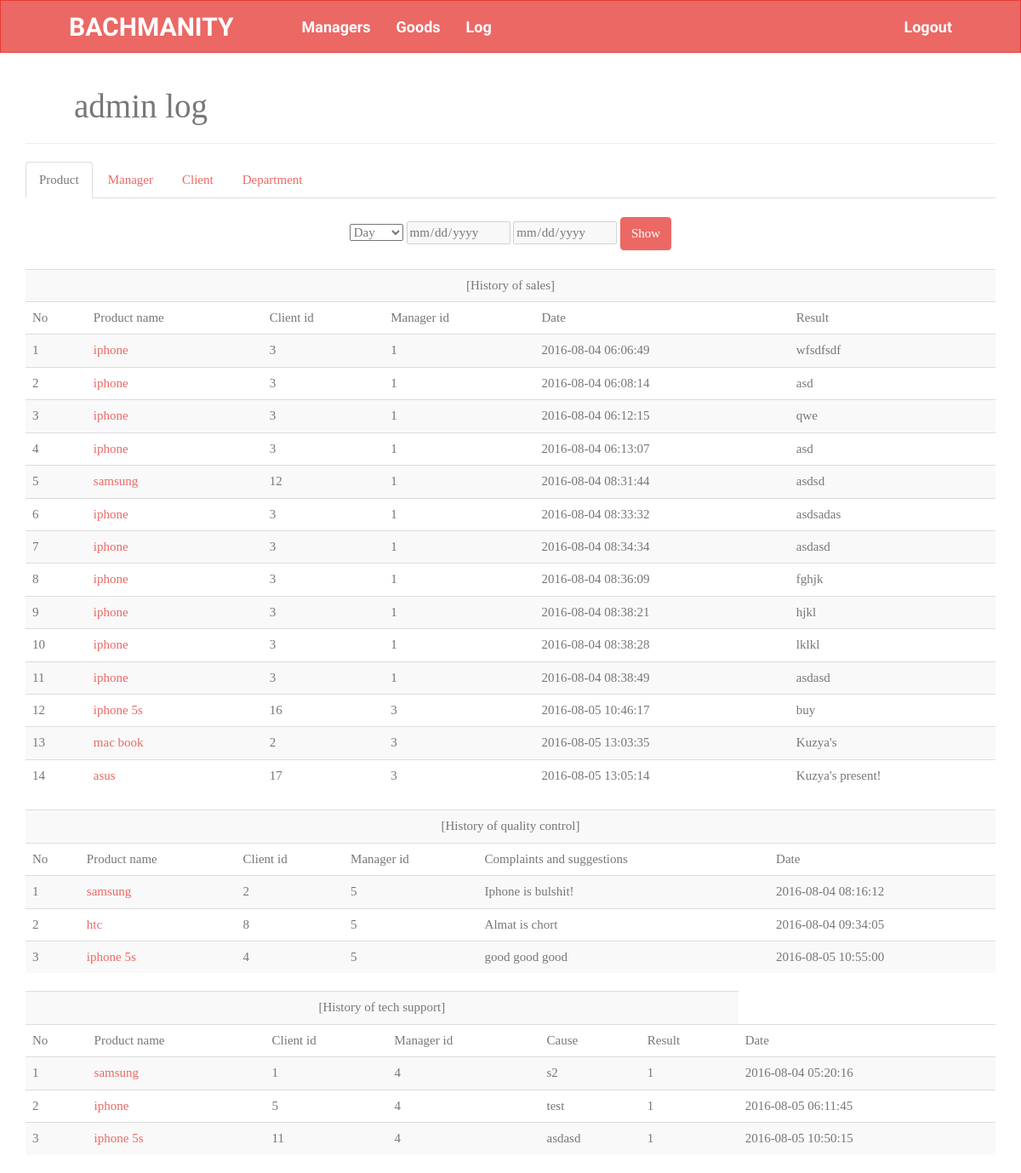
/?page=admin-log (signed in), run on the app's committed database.
### tables this page shows
CREATE TABLE IF NOT EXISTS `history_of_sales` (
  `id` int(11) NOT NULL AUTO_INCREMENT,
  `client_id` int(11) NOT NULL,
  `manager_id` int(11) NOT NULL,
  `goods_id` int(11) NOT NULL,
  `date` timestamp NOT NULL DEFAULT CURRENT_TIMESTAMP ON UPDATE CURRENT_TIMESTAMP,
  `result` varchar(200) NOT NULL,
  PRIMARY KEY (`id`)
);

CREATE TABLE IF NOT EXISTS `goods` (
  `id` int(11) NOT NULL AUTO_INCREMENT,
  `name` varchar(55) NOT NULL,
  `type` varchar(55) NOT NULL,
  `price` int(11) NOT NULL,
  PRIMARY KEY (`id`)
);

CREATE TABLE IF NOT EXISTS `history_quality_control` (
  `id` int(11) NOT NULL AUTO_INCREMENT,
  `client_id` int(11) NOT NULL,
  `manager_id` int(11) NOT NULL,
  `goods_id` int(11) NOT NULL,
  `complaints_and_suggestions` text NOT NULL,
  `date` timestamp NOT NULL DEFAULT CURRENT_TIMESTAMP ON UPDATE CURRENT_TIMESTAMP,
  PRIMARY KEY (`id`)
);

CREATE TABLE IF NOT EXISTS `history_tech_support` (
  `id` int(11) NOT NULL AUTO_INCREMENT,
  `client_id` int(11) NOT NULL,
  `manager_id` int(11) NOT NULL,
  `cause` varchar(100) NOT NULL,
  `result` int(11) NOT NULL,
  `goods_id` int(11) NOT NULL,
  `date` timestamp NOT NULL DEFAULT CURRENT_TIMESTAMP ON UPDATE CURRENT_TIMESTAMP,
  PRIMARY KEY (`id`)
);

### modules/logged/admin/admin-log.php (the view, shortened to what this page needs)
<?php
	include "header.php";
	    try {
	        $result1 = $connection->query(' SELECT h.*, g.name
	                                        FROM history_of_sales h
	                                        LEFT OUTER JOIN goods g ON h.goods_id = g.id');
	        $result2 = $connection->query(' SELECT h.*, g.name
	                                        FROM history_quality_control h
	                                        LEFT OUTER JOIN goods g ON h.goods_id = g.id');
	        $result3 = $connection->query(' SELECT h.*, g.name
	                                        FROM history_tech_support h
	                                        LEFT OUTER JOIN goods g ON h.goods_id = g.id');
	    } catch (Exception $e) {
	    }
 ?>
<div class='container' width="80%">
    <h1 style="font-family: 'Times New Roman'; color:#777777; font-weight: normal; margin-left:5%;">admin log</h1>
    <hr>
<ul class='nav nav-tabs'>
    <li class='active'><a href="#product" data-toggle='tab' aria-expanded="true">Product</a></li>
    <li class=''><a href='#manager' data-toggle='tab' aria-expanded="false">Manager</a></li>
    <li class=''><a href='#client' data-toggle='tab' aria-expanded="false">Client</a></li>
    <li class=''><a href='#department' data-toggle='tab' aria-expanded="false">Department</a></li>
</ul>
<div id='myTabContent' class='tab-content'>
    <div class='tab-pane fade active in' id='product'>
        <br>
        <form action='?act=show-log' method='post' align='center'>
            <select name="date" id='click-period'>
                <option value="day">Day</option>
            </select>
            <input class='date-input' type="date" name="from-date" disabled/>
            <input class='date-input' type="date" name="to-date" disabled/>
            <button type="submit" class="btn btn-primary">Show</button>
        </form>
        <br>
        <table class='table table-striped table-hover'>
            <tr>
                <td align='center' colspan='6'>[History of sales]</td>
            </tr>
                <tr>
                <td>No</td>
                <td>Product name</td>
                <td>Client id</td>
                <td>Manager id</td>
                <td>Date</td>
                <td>Result</td>
            </tr>
        <?php
            $i=1;
            while($row = $result1->fetch_array()){
                $product1 = (array) $row;
                ?>
                <tr>
                    <td><?php echo $i;?></td>
                    <td><a href="?page=get-product-info&amp;id=<?php echo $product1['goods_id'];?>"><?php echo $product1['name'];?></a></td>
                    <td><?php echo $product1['client_id'];?></td>
                    <td><?php echo $product1['manager_id'];?></td>
                    <td><?php echo $product1['date'];?></td>
                    <td><?php echo $product1['result'];?></td>
                </tr>
                <?php
                $i++;
            }
        ?>
        </table>
        <table class='table table-striped table-hover'>
            <tr>
                <td align='center' colspan='6'>[History of quality control]</td>
            </tr>
            <tr>
                <td>No</td>
                <td>Product name</td>
                <td>Client id</td>
                <td>Manager id</td>
                <td>Complaints and suggestions</td>
                <td>Date</td>
            </tr>
            <?php
            $i=1;
            while($row = $result2->fetch_array()){
                $product2 = $row;
                ?>
                <tr>
                    <td><?php echo $i;?></td>
                    <td><a href="?page=get-product-info&amp;id=<?php echo $product2['goods_id'];?>"><?php echo $product2['name'];?></a></td>
                    <td><?php echo $product2['client_id'];?></td>
                    <td><?php echo $product2['manager_id'];?></td>
                    <td><?php echo $product2['complaints_and_suggestions'];?></td>
                    <td><?php echo $product2['date'];?></td>
                </tr>
                <?php
                $i++;
            }
            ?>
        </table>
        <table class='table table-striped table-hover'>
            <tr>
                <td align='center' colspan='6'>[History of tech support]</td>
            </tr>
            <tr>
                <td>No</td>
                <td>Product name</td>
                <td>Client id</td>
                <td>Manager id</td>
                <td>Cause</td>
                <td>Result</td>
                <td>Date</td>
            </tr>
            <?php
            $i = 1;
            while($row = $result3->fetch_array()){
                $product3 = (array) $row;
                ?>
                <tr>
                    <td><?php echo $i;?></td>
                    <td>
                        <a href="?page=get-product-info&amp;id=<?php echo $product3['goods_id'];?>">
                            <?php echo $product3['name'];?>
                        </a>
                    </td>
                    <td><?php echo $product3['client_id'];?></td>
                    <td><?php echo $product3['manager_id'];?></td>
                    <td><?php echo $product3['cause'];?></td>
                    <td><?php echo $product3['result'];?></td>
                    <td><?php echo $product3['date'];?></td>
                </tr>
                <?php
                $i++;
            }
            ?>
        </table>
    </div>
</div>
</div>

### index.php (shortened to what this page needs)
<?php
	require "init/db.php";
	$page = "login.php";
	$online = false;
	if(isset($_SESSION['user'])){
		$online = true;
		$login = $_SESSION['user']['login'];
		$password = $_SESSION['user']['password'];
		if( isset($_SESSION['user']['department']) ){
			$department = $_SESSION['user']['department'];
			$page = "manager-".$department."/manager-".$department."-first-page.php";
		}else{
			$query = $connection->query(" SELECT * FROM company WHERE login=\"".$login."\" AND password=\"".$password."\" ");
			if( $row = $query->fetch_array() ){
				$page = "admin/admin-first-page.php";
			}
		}
	}
	if( !$online ){
		if( isset($_GET['act']) ){
			if( $_GET['act']=="login" ){
				if(isset($_POST['login-field']) && isset($_POST['password-field'])){
					$login = mysql_escape_string($_POST['login-field']);
					$password = sha1(mysql_escape_string($_POST['password-field']));
					$query1 = $connection->query("SELECT * FROM company WHERE login = \"".$login."\" AND password = \"".$password."\" ");
					if($row = $query1->fetch_array()){
						$_SESSION['user'] = $row;
						$online = true;
						header("Location:?page=admin-first-page");
					}else{
						$query2 = $connection->query("SELECT * FROM managers WHERE login = \"".$login."\" AND password = \"" .$password."\" AND active = 1 ");
						if($row = $query2->fetch_array()){
							$_SESSION['user'] = $row;
							$online = true;
							$department = $_SESSION['user']['department'];
							header("Location:?page=manager-".$department."-first-page");
						}else{
						?>
							<script>
								alert("Enter correct login and password");
							</script>
						<?php
							$page = "login.php";
						}
					}
				}
			}else if( $_GET['act']=="registration-admin" ){
				if( isset( $_POST['log-field'] ) && isset( $_POST['pass-field'] ) && isset( $_POST['name-field'] ) && isset( $_POST['re-pass-field'] ) ){
					if( $_POST['log-field']!="" && $_POST['pass-field']!="" && $_POST['name-field']!="" && $_POST['re-pass-field']!="" ){
						if( $_POST['pass-field']==$_POST['re-pass-field'] ){
							$login = mysql_escape_string($_POST['log-field']);
							$pass = sha1(mysql_escape_string($_POST['pass-field']));
							$name = mysql_escape_string($_POST['name-field']);
							$query = $connection->query(" INSERT INTO company (id, login, password, name) VALUES (NULL, \"$login\", \"$pass\", \"$name\") ");
							$_SESSION['user']['login'] = $login;
							$_SESSION['user']['password'] = $pass;
							$_SESSION['user']['name'] = $name;
							$online = true;
							$page = "admin/admin-first-page.php";
						}else{
						?>
							<script>
								alert("Passwords do not match!");
							</script>
						<?php
							$page = "login.php";
						}
					}else{
					?>
						<script>
							alert("Fill all fields!");
						</script>
					<?php
						$page = "login.php";
					}
				}
			}
		}
		if( isset($_GET['page']) ){
			if( $_GET['page']=="login" ){
				$page = "login.php";
			}else{
				$page = "login.php";
			}
		}
	}else{
		if( isset($_GET['page']) ){
			if($_GET['page']=="admin-first-page"){
				$page = "admin/admin-first-page.php";
			}else if( $_GET['page']=="manager-1-first-page" ){
				$page = "manager-1/manager-1-first-page.php";
			}else if( $_GET['page']=="manager-2-first-page" ){
				$page = "manager-2/manager-2-first-page.php";
			}else if($_GET['page']=="return-goods"){
				$page = "manager-2/return-goods.php";
			}else if( $_GET['page']=="manager-3-first-page" ){
				$page = "manager-3/manager-3-first-page.php";
			}else if( $_GET['page']=="manager-4-first-page" ){
				$page = "manager-4/manager-4-first-page.php";
			}else if($_GET['page'] == 'manager-main'){
				$page = 'admin/managers/manager-main.php';
			}else if($_GET['page'] == 'goods-main'){
				$page = 'admin/goods/goods-main.php';
			}else if($_GET['page'] == 'admin-log'){
				$page = 'admin/admin-log.php';
			}else if($_GET['page'] == 'add-manager'){
				$page = 'admin/managers/add-manager.php';
			}else if($_GET['page'] == 'edit-manager'){
				$page = 'admin/managers/edit-manager.php';
			}else if( $_GET['page']=="manager-1-log" ){
				$page = "manager-1/manager-1-log.php";
			}else if( $_GET['page']=="manager-2-log" ){
				$page = "manager-2/manager-2-log.php";
			}else if( $_GET['page']=="manager-3-log" ){
				$page = "manager-3/manager-3-log.php";
			}else if( $_GET['page']=="manager-4-log" ){
				$page = "manager-4/manager-4-log.php";
			}
		}
						?>
				<?php
	}
 ?>
<!DOCTYPE html>
<html>
<head>
	<link rel="stylesheet" type="text/css" href="dist/bootstrap.css">
</head>
<body>
	<div class="main">
		<?php
			include "modules/".($online?"logged/":"notlogged/").$page ;
		?>
	</div>
</body>
</html>

### modules/logged/admin/header.php
<nav class="navbar navbar-inverse">
  <div class="container-fluid">
    <div class="navbar-header">
      <a style="margin-left:50px; margin-right: 50px; font-size: 30px; " class="navbar-brand" href="#"><?php
        echo $_SESSION['user']['name'];
      ?></a>
    </div>
    <div class="collapse navbar-collapse" id="bs-example-navbar-collapse-2">
      <ul class="nav navbar-nav">
        <li><a href="?page=manager-main">Managers</a></li>
        <li><a href="?page=goods-main">Goods</a></li>
        <li><a href="?page=admin-log">Log</a></li>
      </ul>
      <ul class="nav navbar-nav navbar-right">
        <li style="margin-right:50px;" ><a href="?act=logout" >Logout</a></li>
      </ul>
    </div>
  </div>
</nav>

### data on the page
history_of_sales: goods.name "iphone", client "3", manager "1", date "2016-08-04 06:06:49", result "wfsdfsdf"
history_of_sales: goods.name "iphone", client "3", manager "1", date "2016-08-04 06:08:14", result "asd"
history_of_sales: goods.name "iphone", client "3", manager "1", date "2016-08-04 06:12:15", result "qwe"
history_of_sales: goods.name "iphone", client "3", manager "1", date "2016-08-04 06:13:07", result "asd"
history_of_sales: goods.name "samsung", client "12", manager "1", date "2016-08-04 08:31:44", result "asdsd"
history_of_sales: goods.name "iphone", client "3", manager "1", date "2016-08-04 08:33:32", result "asdsadas"
history_of_sales: goods.name "iphone", client "3", manager "1", date "2016-08-04 08:34:34", result "asdasd"
history_of_sales: goods.name "iphone", client "3", manager "1", date "2016-08-04 08:36:09", result "fghjk"
history_of_sales: goods.name "iphone", client "3", manager "1", date "2016-08-04 08:38:21", result "hjkl"
history_of_sales: goods.name "iphone", client "3", manager "1", date "2016-08-04 08:38:28", result "lklkl"
history_of_sales: goods.name "iphone", client "3", manager "1", date "2016-08-04 08:38:49", result "asdasd"
history_of_sales: goods.name "iphone 5s", client "16", manager "3", date "2016-08-05 10:46:17", result "buy"
history_of_sales: goods.name "mac book", client "2", manager "3", date "2016-08-05 13:03:35", result "Kuzya's"
history_of_sales: goods.name "asus", client "17", manager "3", date "2016-08-05 13:05:14", result "Kuzya's present!"
history_quality_control: goods.name "samsung", client "2", manager "5", complaints_and_suggestions "Iphone is bulshit!", date "2016-08-04 08:16:12"
history_quality_control: goods.name "htc", client "8", manager "5", complaints_and_suggestions "Almat is chort", date "2016-08-04 09:34:05"
history_quality_control: goods.name "iphone 5s", client "4", manager "5", complaints_and_suggestions "good good good", date "2016-08-05 10:55:00"
history_tech_support: goods.name "samsung", client "1", manager "4", cause "s2", result "1", date "2016-08-04 05:20:16"
history_tech_support: goods.name "iphone", client "5", manager "4", cause "test", result "1", date "2016-08-05 06:11:45"
history_tech_support: goods.name "iphone 5s", client "11", manager "4", cause "asdasd", result "1", date "2016-08-05 10:50:15"

### other printed values
$_SESSION['user']['name'] "BACHMANITY"
